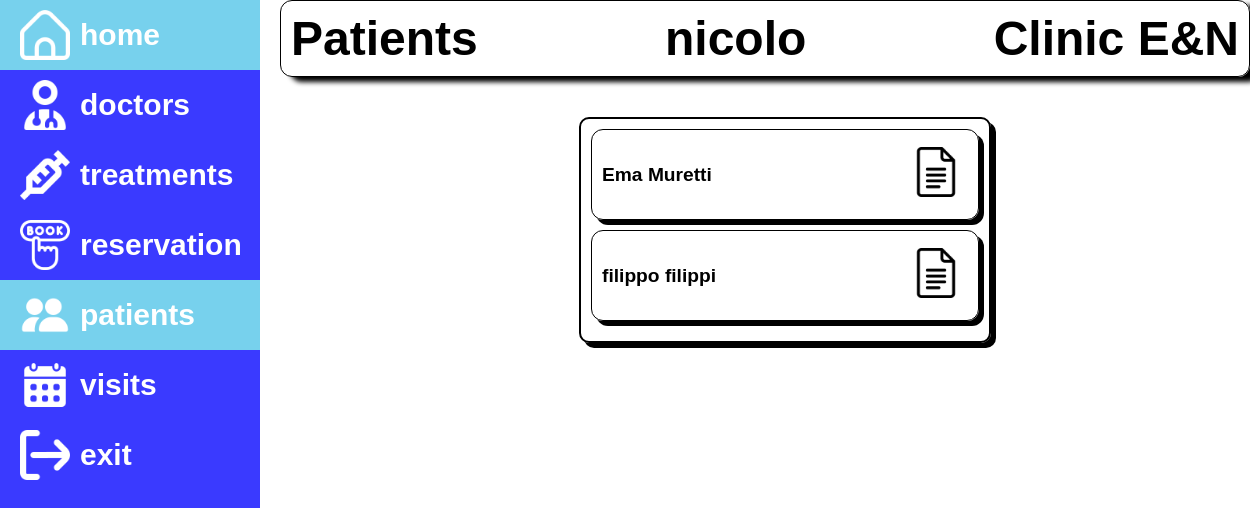
Page /dashboard/patients/ (signed in) on the committed database.
### dashboard/models.py (models this page shows, shortened)
class Patient(models.Model):
    user = models.OneToOneField(
        User,
        on_delete=models.CASCADE,
        related_name='patient_profile',
    )
    first_name = models.CharField(max_length=100)
    last_name = models.CharField(max_length=100)
    date_of_birth = models.DateField()
    weight = models.CharField(max_length=4, help_text='kg')
    height = models.CharField(max_length=3, help_text='cm')
    cf = models.CharField(max_length=16, unique=True, help_text='Codice Fiscale')
    class Meta:
        ordering = ['last_name', 'first_name', 'date_of_birth']
        permissions = (("can_view_patient", "Can view patient"),)
    def get_absolute_url(self):
        return reverse('patient-detail', args=[str(self.id)])

### dashboard/views.py (the view)
# urls.py: path('patients/', views.PatientListView.as_view(), name='patients'),
class PatientListView(PermissionRequiredMixin, LoginRequiredMixin, generic.ListView):
    login_url = '/accounts/login/'
    permission_required = 'dashboard.can_view_patient'
    model = Patient
    paginate_by = 3

### dashboard/templates/dashboard/patient_list.html (shortened to what this page needs)
{% extends 'base.html' %}
{% load static%}
{% block content %}
    <div class="box-list ">
        {% if patient_list %}
         <ul>
            {% for patient in patient_list %}
            <li><p>{{patient.first_name}} {{patient.last_name}}</p> <a class="patient" href="{{ patient.get_absolute_url }}"><img style="width: 50px;height: 50px;"src="{%static 'images/google-docs-black.png'%}" alt=""></a></li>
            {% endfor %}
         </ul>
        {% else %}
         <p>No patients available.</p>
        {% endif %}
    </div>
{% endblock %}

### dashboard/templates/base.html (shortened to what this page needs)
<!DOCTYPE html>
<html lang="en">
<head>
    {% load static %}
    <link rel="stylesheet" href="{% static 'css/style.css' %}">
</head>
<body>
    {%block sidebar%}
    <div class="sidebar">
        <ul>
            <li {% if request.resolver_match.url_name == 'dashboard' %}style="background-color: rgb(119, 209, 237)"{% endif %}><a href="{% url 'dashboard'%}"><img src="{% static 'images/home.png' %}" alt="home"><span>home</span></a></li>
            <li {% if request.resolver_match.url_name == 'doctors' %}style="background-color: rgb(119, 209, 237)"{% endif %}><a href="{% url 'doctors'%}"><img src="{% static 'images/user-md.png' %}" alt="h"><span>doctors</span></a></li>
            <li ><a href="{% url 'treatments'%}"><img src="{% static 'images/syringe.png' %}" alt="home"><span>treatments</span></a></li>
            <li ><a href="{% url 'reservation' %}"><img src="{% static 'images/booking.png' %}" alt=""><span>reservation</span></a></li>
            {% if perms.dashboard.can_view_patient %}
            <li {% if request.resolver_match.url_name == 'patients' %}style="background-color: rgb(119, 209, 237)"{% endif %}><a href="{% url 'patients'%}"><img src="{% static 'images/people.png' %}" alt="home"><span>patients</span></a></li>
            {% endif %}
            {% if perms.dashboard.can_view_visit %}
            <li {% if request.resolver_match.url_name == 'visits' %}style="background-color: rgb(119, 209, 237)"{% endif %}><a href="{% url 'visits'%}"><img src="{% static 'images/calendar.png' %}" alt="home"><span>visits</span></a></li>
            {% endif %}
            {% if user.is_authenticated %}
            <li><a href="{% url 'esco' %}"><img src="{% static 'images/exit.png' %}" alt="profile"><span>exit</span></a></li>
            {% endif %}
        </ul>
    </div>
    {%endblock%}
    <div class="sup-cont">
        <div class="title">
            <h1>{% if request.resolver_match.url_name == 'dashboard' %}Welcome
                {% elif request.resolver_match.url_name == 'doctors' or request.resolver_match.url_name == 'doctor-detail'%}Doctors
                {% elif request.resolver_match.url_name == 'treatments' or request.resolver_match.url_name == 'treatment-detail'%}Treatmets
                {% elif request.resolver_match.url_name == 'reservation'%}Reservation
                {% elif request.resolver_match.url_name == 'patients' or request.resolver_match.url_name == 'patient-detail'%}Patients
                {% elif request.resolver_match.url_name == 'visits' or request.resolver_match.url_name == 'visit-detail'%}Visits
                {% elif request.resolver_match.url_name == 'login'%}Log in
                {% elif request.resolver_match.url_name == 'signup'%}Sign Up
                {% elif request.resolver_match.url_name == 'esco'%}Exit
                {%endif%}</h1>
            <h1 style="text-align: center;">{{ user.username }}</h1><h1 style="text-align: end;">Clinic E&N</h1></div>
        <div class="content">
            {% block content %}
            {% endblock %}
        </div>
    </div>
</body>
</html>

### dashboard/static/css/style.css (style rules this page uses)
* { font-family: Montserrat, sans-serif; margin: 0; padding:0; font-style: normal; }
body { display: flex; gap: 20px; }
.sidebar { width: 100px; height: 100vh; background-color: rgb(58, 58, 255); transition: 0.5s ease; }
.sidebar a { text-decoration: none; display: flex; direction: row; overflow: hidden; color: #fff; align-items: center; justify-content: flex-start; gap:10px; font-weight: bold; font-size: 30px; }
.sidebar li { list-style-type: none; padding: 10px 20px; }
.sidebar li img { width: 50px; height: 50px; }
.title { display: flex; justify-content: space-between; margin-bottom: 20px; border: 1px solid black; box-shadow:10px 5px 5px rgb(0, 0, 0); border-radius: 12px; padding: 10px; }
.title h1 { font-size: 3rem; }
.content { width: 100%; padding: 20px; display: flex; flex-direction: column; justify-content: space-between; align-items: center; }
.sup-cont { width: 100%; }
.box-list { display: flex; justify-content: flex-start; gap:20px; flex-direction: column; border: 2px solid black; box-shadow: 5px 5px black; border-radius: 10px; width: 40%; padding: 10px; font-size: larger; font-weight: bold; }
.box-list li { list-style-type: none; display: flex; justify-content: space-between; margin-bottom: 10px; align-items: center; border: 1px solid black; box-shadow: 5px 5px rgb(0, 0, 0); border-radius: 12px; padding: 10px; }
.box-list li a { border: 1px solid black; border-radius: 50%; padding: 7px; }
.box-list .patient { border: none; }

### rows in the picture
Patient: first_name "Ema", last_name "Muretti"
Patient: first_name "filippo", last_name "filippi"

### other values in the picture
{{ user.username }} "nicolo"
